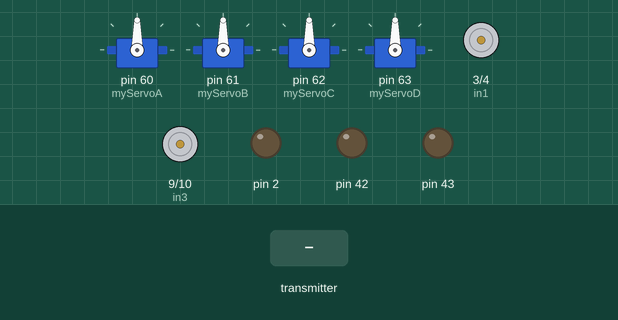
This sketch was run on a simulated Arduino Mega 2560, built with avr-gcc and run on an emulated ATmega2560. Parts: 4 × servo, motor-driver pin pairs drawn as motors (green arrow = first pin HIGH = forward, orange = second pin HIGH = backward, longer = more drive, scaled by the enable pin), output pins drawn as LEDs (lit = HIGH). The test bench sets the inputs (shaded band). No radio packets arrive unless stated.

Above: at 1.2 s.
1.3 s: the transmitter starts sending joystick.0 = 0
At 4.1 s:
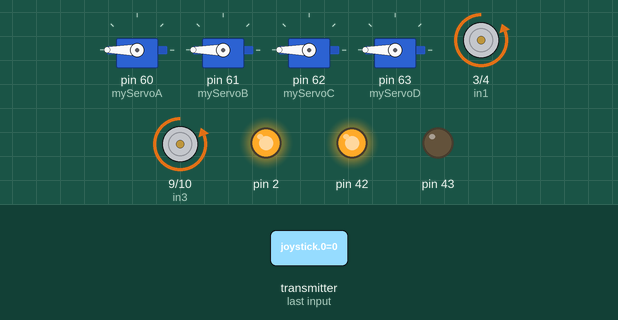
4.3 s: the transmitter starts sending joystick.1 = 512
At 5.2 s:
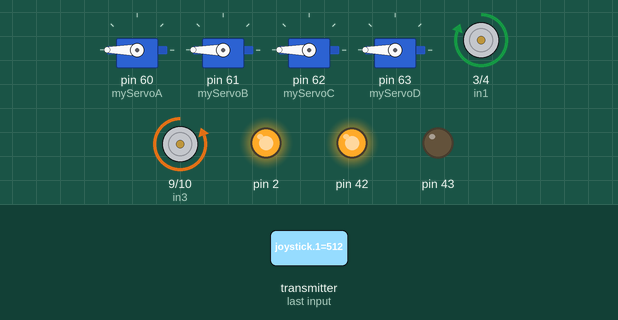
5.8 s: the transmitter starts sending joystick.2 = 1023
At 6.06 s:
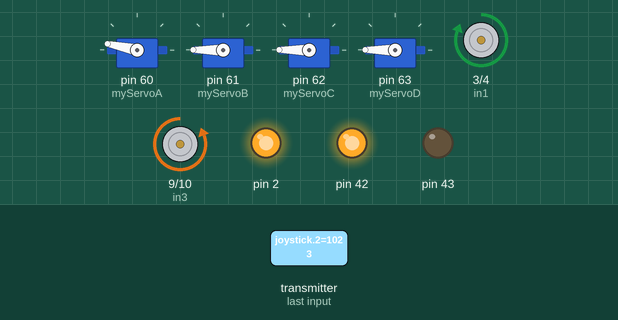
8.8 s: the transmitter starts sending joystick.3 = 1023
At 8.96 s:
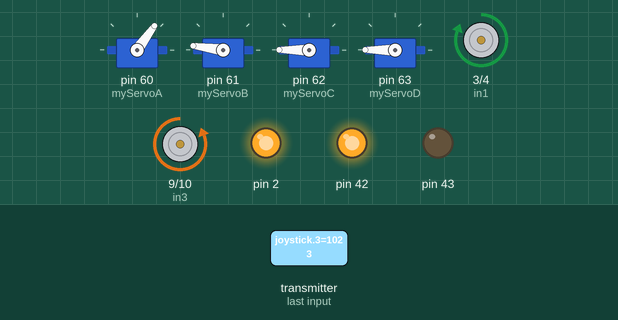
11.8 s: the transmitter starts sending joystick.4 = 1023
At 11.96 s:
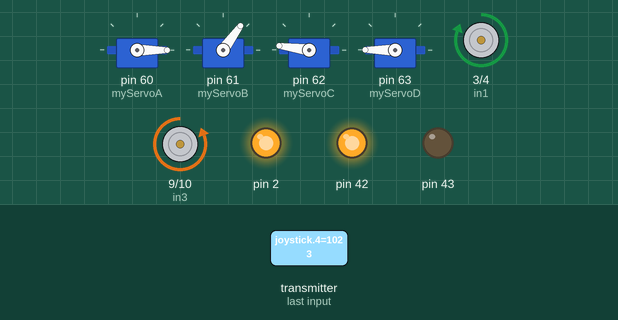
14.8 s: the transmitter starts sending joystick.5 = 1023
At 19.7 s:
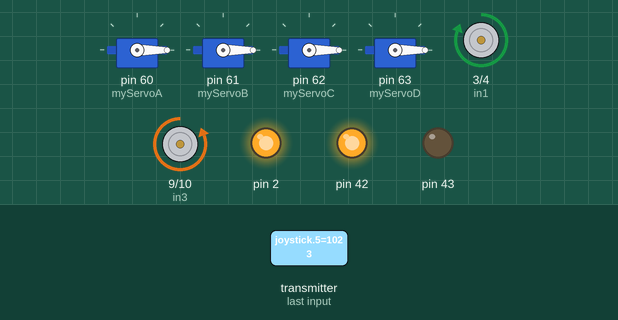
Timing chart, 0 to 20.4 s (numbered marks = the images above; inputs shaded):
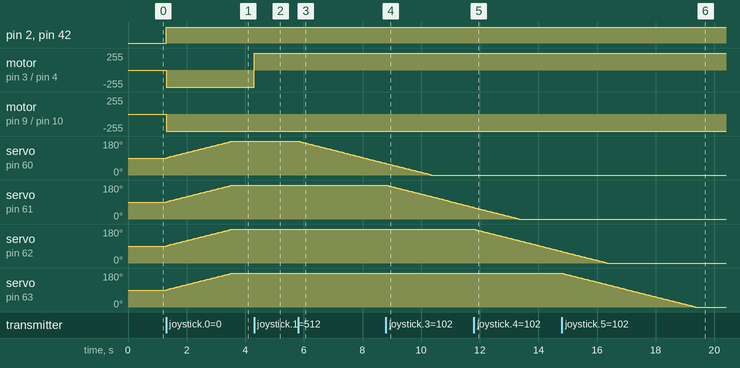

The sketch:

FINAL_Mega2560_RX_CarBraRob_06112025.ino
```cpp
/*
---- Receiver Code ----
*/

#include <Servo.h>
#include <SPI.h>
#include "RF24.h"
#define enA 5
#define enB 6
#define in1 3
#define in2 4
#define in3 9
#define in4 10

int motorSpeedA = 0;
int motorSpeedB = 0;

int positionA = 90;
int positionB = 90;
int positionC = 90;
int positionD = 90;
Servo myServoA;
Servo myServoB;
Servo myServoC;
Servo myServoD;

long previousMillis = 0;
long interval = 15;

unsigned long SetTime;

boolean lastButton1 = LOW;
boolean lastButton2 = LOW;
boolean ledOn1 = false;
boolean ledOn2 = false;
int buttonState1 = 0;
int buttonState2 = 0;
int joystick[12];

RF24 radio(7,8);

const uint64_t pipeOut = 0x7878787878LL;

void setup()
{
  pinMode(enA, OUTPUT);
  pinMode(enB, OUTPUT);
  pinMode(in1, OUTPUT);
  pinMode(in2, OUTPUT);
  pinMode(in3, OUTPUT);
  pinMode(in4, OUTPUT);
  pinMode(2, OUTPUT);
  pinMode(42, OUTPUT);
  pinMode(43, OUTPUT);
  myServoA.attach(60);
  myServoB.attach(61);
  myServoC.attach(62);
  myServoD.attach(63);

  radio.begin();
  radio.setPALevel( RF24_PA_LOW );     //RF24_PA_MIN  / RF24_PA_LOW / RF24_PA_HIGH / RF24_PA_MAX
  radio.setDataRate( RF24_250KBPS );   //RF24_250KBPS / RF24_1MBPS  / RF24_2MBPS
  radio.openReadingPipe(1, pipeOut);
  radio.startListening();
}

void loop()
{


  if(radio.available())
  {
    bool done = false;
    while (!done)
    {
      done = radio.read(joystick, sizeof(joystick));

      unsigned long currentMillis = millis();
      if(currentMillis - previousMillis > interval)
      {
        previousMillis = currentMillis;

      if (millis() - SetTime < 30)
      {
        // digitalWrite(0, HIGH);
        digitalWrite(43, HIGH);
      }
      else if (millis() - SetTime < 1000)
      {
        // digitalWrite(0, LOW);
        digitalWrite(43, LOW);
      }
      else
      {
        SetTime = millis();
      }

      //WHEEL MOTORS
      int xAxis = joystick[0];
      int yAxis = joystick[1];

      if (yAxis > 550) // Para frente
      {

        digitalWrite(enA, HIGH);
        digitalWrite(enB, HIGH);

        digitalWrite(in1, HIGH);
        digitalWrite(in2, LOW);
        digitalWrite(in3, HIGH);
        digitalWrite(in4, LOW);
      }
      else if(yAxis < 470) // Para Trás
      {

        digitalWrite(enA, HIGH);
        digitalWrite(enB, HIGH);

        digitalWrite(in1, LOW);
        digitalWrite(in2, HIGH);
        digitalWrite(in3, LOW);
        digitalWrite(in4, HIGH);
      }

      else if (xAxis > 550) // Para a esquerda
      {

        digitalWrite(enA, HIGH);
        digitalWrite(enB, HIGH);

        digitalWrite(in1, LOW);
        digitalWrite(in2, HIGH);
        digitalWrite(in3, HIGH);
        digitalWrite(in4, LOW);
      }
      else if(xAxis < 470) // Para a direita
      {

        digitalWrite(enA, HIGH);
        digitalWrite(enB, HIGH);

        digitalWrite(in1, HIGH);
        digitalWrite(in2, LOW);
        digitalWrite(in3, LOW);
        digitalWrite(in4, HIGH);
      }
      else
      {
        digitalWrite(enA, LOW);
        digitalWrite(enB, LOW);
      }

      //SERVOs for Joint 1 and Joint 2

        if(joystick[2] < 412 && positionA < 180)
        {
          positionA+=2;
          myServoA.write(positionA);
        }
        if(joystick[2] > 612 && positionA > 0)
        {
          positionA-=2;
          myServoA.write(positionA);
        }
        if(joystick[3] < 412 && positionB < 180)
        {
          positionB+=2;
          myServoB.write(positionB);
        }
        if(joystick[3] > 612 && positionB > 0)
        {
          positionB-=2;
          myServoB.write(positionB);
        }

      //SERVOs for Joint 3 and Gripper

        if(joystick[4] < 412 && positionC < 180)
        {
          positionC+=2;
          myServoC.write(positionC);
        }
        if(joystick[4] > 612 && positionC > 0)
        {
          positionC-=2;
          myServoC.write(positionC);
        }
        if(joystick[5] < 412 && positionD < 180)
        {
          positionD+=2;
          myServoD.write(positionD);
        }
        if(joystick[5] > 612 && positionD > 0)
        {
          positionD-=2;
          myServoD.write(positionD);
        }

      buttonState1 = joystick[8];
      if (buttonState1 == HIGH && lastButton1 == LOW)
      {
        ledOn1 = !ledOn1;
        lastButton1 = HIGH;
      }
      else
      {
        lastButton1 = buttonState1;
      }

      buttonState2 = joystick[9];
      if (buttonState2 == HIGH && lastButton2 == LOW)
      {
        ledOn2 = !ledOn2;
        lastButton2 = HIGH;
      }
      else
      {
        lastButton2 = buttonState2;
      }
      // digitalWrite(1, !ledOn1);
      digitalWrite(42, !ledOn1);
      // digitalWrite(43, !ledOn3);
      digitalWrite(2, !ledOn2);

    }
  }
}
}
```

Measured:
- after the input at 1.3 s, pin 2, pin 42: LOW → HIGH at once; motor on pin 3 (in1) / pin 4 (in2), motor on pin 9 (in3) / pin 10 (in4): stopped → backward 255/255 at once; servo on pin 60 (myServoA), servo on pin 61 (myServoB), servo on pin 62 (myServoC), servo on pin 63 (myServoD): moves from 90° to 180° over 2.3 s, starting at once
- after the input at 4.3 s, motor on pin 3 (in1) / pin 4 (in2): backward 255/255 → forward 255/255 at once
- after the input at 5.8 s, servo on pin 60 (myServoA): moves from 180° to 62° over 3.0 s, starting at once
- after the input at 8.8 s, servo on pin 61 (myServoB): moves from 180° to 62° over 3.0 s, starting at once
- after the input at 11.8 s, servo on pin 62 (myServoC): moves from 180° to 62° over 3.0 s, starting at once
- after the input at 14.8 s, servo on pin 63 (myServoD): moves from 180° to 0° over 4.6 s, starting at once
